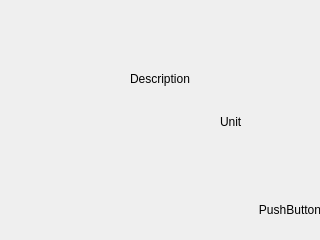
<?xml version="1.0" encoding="UTF-8"?>
<ui version="4.0">
 <class>GenericValueForm</class>
 <widget class="QWidget" name="GenericValueForm">
  <property name="geometry">
   <rect>
    <x>0</x>
    <y>0</y>
    <width>320</width>
    <height>240</height>
   </rect>
  </property>
  <widget class="mold::StatusBarForm" name="statusBar" native="true">
   <property name="geometry">
    <rect>
     <x>0</x>
     <y>215</y>
     <width>320</width>
     <height>25</height>
    </rect>
   </property>
  </widget>
  <widget class="QLabel" name="generic_unit">
   <property name="geometry">
    <rect>
     <x>220</x>
     <y>115</y>
     <width>101</width>
     <height>41</height>
    </rect>
   </property>
   <property name="text">
    <string>Unit</string>
   </property>
   <property name="alignment">
    <set>Qt::AlignLeading|Qt::AlignLeft|Qt::AlignTop</set>
   </property>
  </widget>
  <widget class="mold::RoomHeaderForm" name="header" native="true">
   <property name="geometry">
    <rect>
     <x>0</x>
     <y>0</y>
     <width>320</width>
     <height>81</height>
    </rect>
   </property>
  </widget>
  <widget class="mold::InvisibleClickableButton" name="myLovelyButton">
   <property name="geometry">
    <rect>
     <x>255</x>
     <y>175</y>
     <width>70</width>
     <height>70</height>
    </rect>
   </property>
   <property name="text">
    <string notr="true">PushButton</string>
   </property>
   <property name="flat">
    <bool>true</bool>
   </property>
  </widget>
  <widget class="QLabel" name="generic_title">
   <property name="geometry">
    <rect>
     <x>0</x>
     <y>53</y>
     <width>320</width>
     <height>51</height>
    </rect>
   </property>
   <property name="text">
    <string>Description</string>
   </property>
   <property name="alignment">
    <set>Qt::AlignCenter</set>
   </property>
  </widget>
  <widget class="QLabel" name="generic_value">
   <property name="geometry">
    <rect>
     <x>10</x>
     <y>106</y>
     <width>201</width>
     <height>61</height>
    </rect>
   </property>
   <property name="text">
    <string/>
   </property>
   <property name="alignment">
    <set>Qt::AlignRight|Qt::AlignTop|Qt::AlignTrailing</set>
   </property>
  </widget>
  <widget class="QWidget" name="motion" native="true">
   <property name="geometry">
    <rect>
     <x>250</x>
     <y>150</y>
     <width>50</width>
     <height>50</height>
    </rect>
   </property>
   <property name="styleSheet">
    <string notr="true">image: url(:/settings/icons/motion.svg);</string>
   </property>
  </widget>
 </widget>
 <customwidgets>
  <customwidget>
   <class>mold::InvisibleClickableButton</class>
   <extends>QPushButton</extends>
   <header>gui/InvisibleClickableButton.hpp</header>
  </customwidget>
  <customwidget>
   <class>mold::StatusBarForm</class>
   <extends>QWidget</extends>
   <header>gui/StatusBarForm.hpp</header>
   <container>1</container>
  </customwidget>
  <customwidget>
   <class>mold::RoomHeaderForm</class>
   <extends>QWidget</extends>
   <header>gui/RoomHeaderForm.hpp</header>
   <container>1</container>
  </customwidget>
 </customwidgets>
 <resources/>
 <connections/>
</ui>
